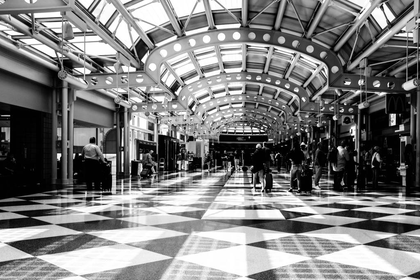
%> input picture HW5/img1.pgm, 420 x 280 px, shrunk from 1024 x 683 before the run
$ octave hw5.m   (GNU Octave 9; MATLAB toolbox functions it lacks are replaced by stand-ins)
%> lines starting %> are read from the running program, lines starting %| are printed output that depends on the picture
### HW5/myCannyEdgeDetector.m
% Homework #5
% Name: Wenxuan Wang; UF Gatorlink username: wenxuanwang; UFID: 64118211

function output = myCannyEdgeDetector(img,Low,High)
img = double (img); %double the image

Gaussian = fspecial('gaussian',[5 5],2);% Generate a normal Gaussian filter

Sm = conv2(img,Gaussian,'same');% Convolution of image by Gaussian to smooth

% Initialization for gradient computing mask

Gx = [-1, 0, 1; -2, 0, 2; -1, 0, 1]; %Sobel
Gy = [1, 2, 1; 0, 0, 0; -1, -2, -1];

% Convolute the smoothed image by horizontal and vertical filter
Fil_x = conv2(Sm, Gx, 'same');
Fil_y = conv2(Sm, Gy, 'same');

dt = atan2 (Fil_y, Fil_x);
dt2 = dt*180/pi;

height = size(Sm,1);
width = size(Sm,2);

for i=1:height
    for j=1:width
        if (dt2(i,j)<0)
            dt2(i,j)=360+dt2(i,j);
        end;
    end;
end;
dt3 = zeros(height, width);

% Calculate magnitude and phase
magnitude_pre = (Fil_x.^2) + (Fil_y.^2);
magnitude = sqrt(magnitude_pre);

%figure

%subplot(2,2,1);
%imshow(uint8(magnitude)),title('Gradient Magnitude');

phase = dt*180/pi;


%subplot(2,2,2);
%imshow(phase),title('Gradient Phase');

% Modify directions to the nearest 0, 45, 90, 138 degree
for i = 1  : height
    for j = 1 : width
        if ((dt2(i, j) >= 0 ) && (dt2(i, j) < 22.5) || (dt2(i, j) >= 157.5) && (dt2(i, j) < 202.5) || (dt2(i, j) >= 337.5) && (dt2(i, j) <= 360))
            dt3(i, j) = 0;
        elseif ((dt2(i, j) >= 22.5) && (dt2(i, j) < 67.5) || (dt2(i, j) >= 202.5) && (dt2(i, j) < 247.5))
            dt3(i, j) = 45;
        elseif ((dt2(i, j) >= 67.5 && dt2(i, j) < 112.5) || (dt2(i, j) >= 247.5 && dt2(i, j) < 292.5))
            dt3(i, j) = 90;
        elseif ((dt2(i, j) >= 112.5 && dt2(i, j) < 157.5) || (dt2(i, j) >= 292.5 && dt2(i, j) < 337.5))
            dt3(i, j) = 135;
        end;
    end;
end;

% Non-Max Suppression
L_max = zeros(height,width);
for i=2:height-1
    for j=2:width-1
        if (dt3(i,j)==0)
            L_max(i,j) = (magnitude(i,j) == max([magnitude(i,j), magnitude(i,j+1), magnitude(i,j-1)]));
        elseif (dt3(i,j)==45)
            L_max(i,j) = (magnitude(i,j) == max([magnitude(i,j), magnitude(i+1,j-1), magnitude(i-1,j+1)]));
        elseif (dt3(i,j)==90)
            L_max(i,j) = (magnitude(i,j) == max([magnitude(i,j), magnitude(i+1,j), magnitude(i-1,j)]));
        elseif (dt3(i,j)==135)
            L_max(i,j) = (magnitude(i,j) == max([magnitude(i,j), magnitude(i+1,j+1), magnitude(i-1,j-1)]));
        end;
    end;
end;
L_max = L_max.*magnitude;

% Hysteresis Thresholding
Low = Low * max(max(L_max));
High = High * max(max(L_max));
T_res = zeros (height, width);
for i = 1  : height
    for j = 1 : width
        if (L_max(i, j) < Low)
            T_res(i, j) = 0;
        elseif (L_max(i, j) > High)
            T_res(i, j) = 1;
        % Using 8-connected method and perform edge linking
        elseif (L_max(i+1,j)>High || L_max(i-1,j)>High || L_max(i,j+1)>High || L_max(i,j-1)>High || L_max(i-1, j-1)>High || L_max(i-1, j+1)>High || L_max(i+1, j+1)>High || L_max(i+1, j-1)>High)
            T_res(i,j) = 1;
        end;
    end;
end;


%Show final result
%subplot(2,2,3);
c_img = uint8(T_res.*255);
%imshow(c_img),title('Thresholded Gradient Magnitude')

% Image Recovery
e_img = zeros(height,width,3);

e_img(:,:,1) = img;
e_img(:,:,2) = img;
e_img(:,:,3) = img;

for i = 1:height
    for j =1:width
        if c_img(i,j) == 255;
            e_img(i,j,1) = 0;
            e_img(i,j,2) = 0;
            e_img(i,j,3) = 255;
        end
    end
end

output = e_img

figure
%subplot(2,2,4);
imshow(uint8(output)),title('Output Pseudocolor Image');

### HW5/myHarrisCornerDetector.m
% Homework #5
% Name: Wenxuan Wang; UF Gatorlink username: wenxuanwang; UFID: 64118211

function output =myHarrisCornerDetector(img,k)
% Harris corresponding parameter, the general value range is 0.04-0.06, and 0.05 is used in this function

img = double(img);%double the image

% Apply Sobel Edge Detector in the horizontal and vertical direction
Gx = [-1, 0, 1; -2, 0, 2; -1, 0, 1];
x=filter2(Gx,img);

Gy = [1, 2, 1; 0, 0, 0; -1, -2, -1];
y=filter2(Gy,img);

%Calculate gradients in the horizontal and vertical direction
x2=x.^2;
y2=y.^2;
xy=x.*y;


gaussian=fspecial('gaussian',[5,5],2); % Generate a normal Gaussian filter

x2=filter2(gaussian,x2);
y2=filter2(gaussian,y2);
xy=filter2(gaussian,xy);

% Calculate the Harris response value of each pixe
hei = size(img,1);
wid = size(img,2);
R = zeros(hei,wid);
Rmax = 0;
% Harris response value at pixel (i, j)
for i=1:hei
    for j=1:wid
        H=[x2(i,j) xy(i,j);xy(i,j) y2(i,j)];
         R(i,j)=det(H)-k*(trace(H))^2; % Harris corresponding parameter is set as 0.04
         if R(i,j) > Rmax
             Rmax = R(i,j);
         end
    end
end

%figure
%subplot(1,2,1)
%imshow(uint8(R)),title('Harris Response Before Non-Maximum Suppression');

% Thresholding
th=0.01*Rmax;
for i=1:hei
    for j=1:wid
        if R(i,j)<th
            R(i,j)=0;
        end
    end
end

% Non-maximum suppression
result=imregionalmax(R);

% Convert to RGB
output = zeros(hei,wid,3);
output(:,:,1) = img;
output(:,:,2) = img;
output(:,:,3) = img;
[posr,posc]=find(result==1);

% Change those corner points to red (255,0,0)
for i = 1: length(posr)
    w = posr(i);
    e = posc(i);
   output(w,e,1)= 255;
   output(w,e,2)= 0;
 output(w,e,3)= 0;
end

figure
%subplot(1,2,2)
imshow(uint8(output)),title('Output Pseudocolor Image');
% square points
hold on

for i = 1:length(posr)
  plot(posc(i),posr(i),'r.');
end

end

### HW5/hw5.m
% Student Name：Wenxuan Wang
% Student Username:wenxuanwang
% hw5 testing code
clc;clear;
%% Read Images - Do not edit, you may assume all programs and files are in the same folder
img1 = imread('img1.pgm');
%> img1 is the input picture: size 280x420 uint8; min 0, max 255, mean 125.7
img2 = imread('img2.pgm');
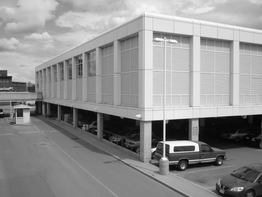
%> input picture HW5/img2.pgm, 262 x 197 px, shrunk from 640 x 480 before the run
%> img2 is the input picture: size 197x262 uint8; min 2, max 255, mean 144.6
img3 = imread('img3.pgm');
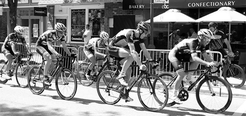
%> input picture HW5/img3.pgm, 246 x 116 px, shrunk from 600 x 284 before the run
%> img3 is the input picture: size 116x246 uint8; min 0, max 255, mean 126.3

%% Run myCannyEdgeDetector - edit only parameters in myCannyEdgeDetector
edges1 = myCannyEdgeDetector(img1,0.075,0.175);
%> after the loop in myCannyEdgeDetector, `for i=2:height-1`:
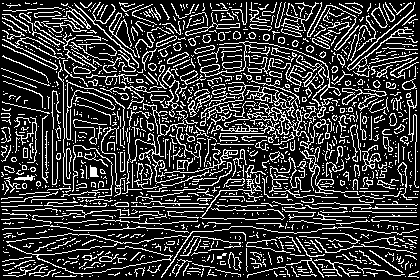
%> L_max: size 280x420 double; values 0 (black) and 1 (white), 22.5% white in thin lines or dots
%> in myCannyEdgeDetector, `Low = Low * max(max(L_max));`: Low = 32.59
%> in myCannyEdgeDetector, `High = High * max(max(L_max));`: High = 76.05
%> after the loop in myCannyEdgeDetector, `for i = 1  : height`: T_res: size 280x420 double; values 0 (black) and 1 (white), 17.3% white in thin lines or dots
%> in myCannyEdgeDetector, `c_img = uint8(T_res.*255);`: c_img: size 280x420 uint8; 17.3% white in thin lines or dots
%> after the loop in myCannyEdgeDetector, `for i = 1:height`:
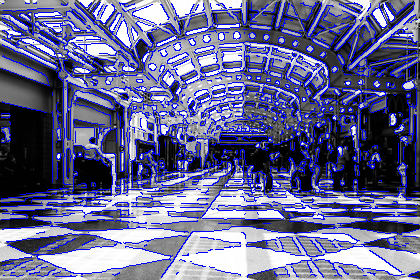
%> e_img: size 280x420x3 double; mean R, G, B 103, 103, 147.1
edges2 = myCannyEdgeDetector(img2,0.075,0.175);
%> call 2 of myCannyEdgeDetector, with Low = 0.075, High = 0.175
%> after the loop in myCannyEdgeDetector (call 2), `for i = 1  : height`:
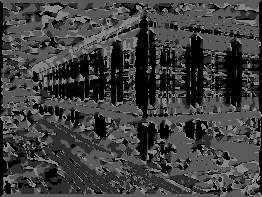
%> dt3: size 197x262 double; min 0, max 135, mean 61.4
%> after the loop in myCannyEdgeDetector (call 2), `for i=2:height-1`: L_max: size 197x262 double; values 0 (black) and 1 (white), 20.1% white in thin lines or dots
%> in myCannyEdgeDetector (call 2), `L_max = L_max.*magnitude;`:
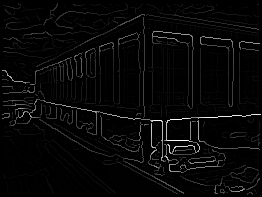
%> L_max: size 197x262 double; min 0, max 414.3, mean 12.2; drawn with min black and max white
%> in myCannyEdgeDetector (call 2), `Low = Low * max(max(L_max));`: Low = 31.07
%> in myCannyEdgeDetector (call 2), `High = High * max(max(L_max));`: High = 72.51
%> after the loop in myCannyEdgeDetector (call 2), `for i = 1  : height`: T_res: size 197x262 double; values 0 (black) and 1 (white), 6.1% white in thin lines or dots
%> in myCannyEdgeDetector (call 2), `c_img = uint8(T_res.*255);`: c_img: size 197x262 uint8; 6.1% white in thin lines or dots
%> after the loop in myCannyEdgeDetector (call 2), `for i = 1:height`: e_img: size 197x262x3 double; mean R, G, B 137.5, 137.5, 153.2
edges3 = myCannyEdgeDetector(img3,0.075,0.175);
%> call 3 of myCannyEdgeDetector, with Low = 0.075, High = 0.175
%> after the loop in myCannyEdgeDetector (call 3), `for i=1:height`:
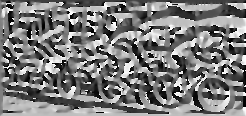
%> dt2: size 116x246 double; min 0.0113, max 360, mean 174.4; drawn with min black and max white
%> in myCannyEdgeDetector (call 3), `Low = Low * max(max(L_max));`: Low = 36.73
%> in myCannyEdgeDetector (call 3), `High = High * max(max(L_max));`: High = 85.7

%% Run myHarrisCornerDetector - edit only parameters in myHarrisCornerDetector
corners1 = myHarrisCornerDetector(img1,0.04);
%> after the loop in myHarrisCornerDetector, `for i=1:hei`: Rmax = 3e+10
%> in myHarrisCornerDetector, `th=0.01*Rmax;`: th = 300049575.9
%> in myHarrisCornerDetector, `[posr,posc]=find(result==1);`: posr = 1005 values from 2 to 280; posc = 1005 values from 2 to 419
%> the loop in myHarrisCornerDetector, `for i = 1: length(posr)` made 1005 passes
%> (w, e) on passes 1 to 3: (2, 2), (10, 2), (16, 2)
corners2 = myHarrisCornerDetector(img2,0.04);
%> the loop in myHarrisCornerDetector (call 2), `for i = 1: length(posr)` made 143 passes
%> (w, e) on passes 1 to 12: (2, 2), (70, 2), (91, 2), (101, 2), (105, 2), (108, 2), (113, 2), (120, 2), (196, 2), (53, 3), (72, 6), (75, 9)
%> the loop in myHarrisCornerDetector (call 2), `for i = 1:length(posr)` made 143 passes
corners3 = myHarrisCornerDetector(img3,0.04);
